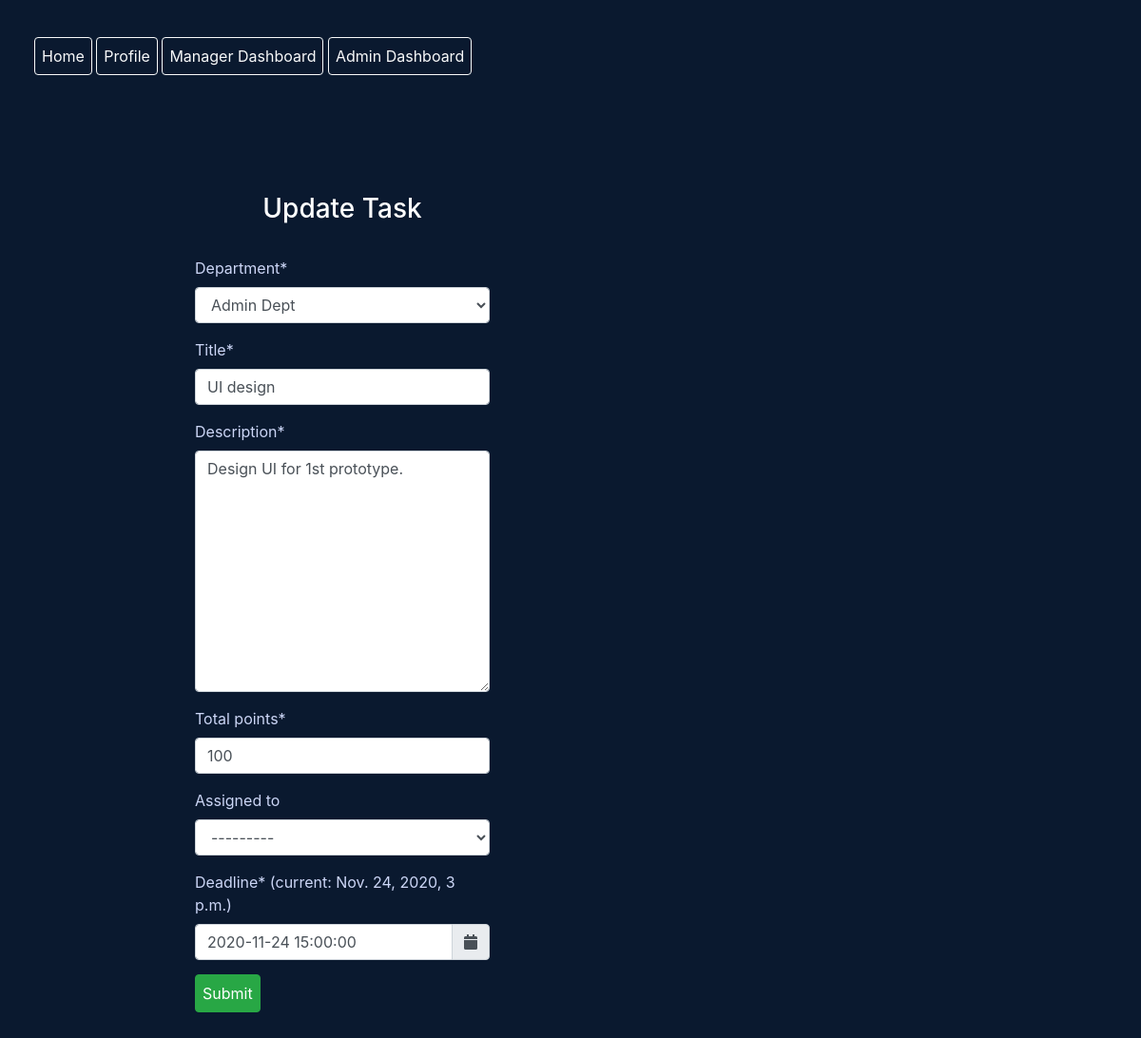
The app's page /create/update-task/4 (signed in), older data.
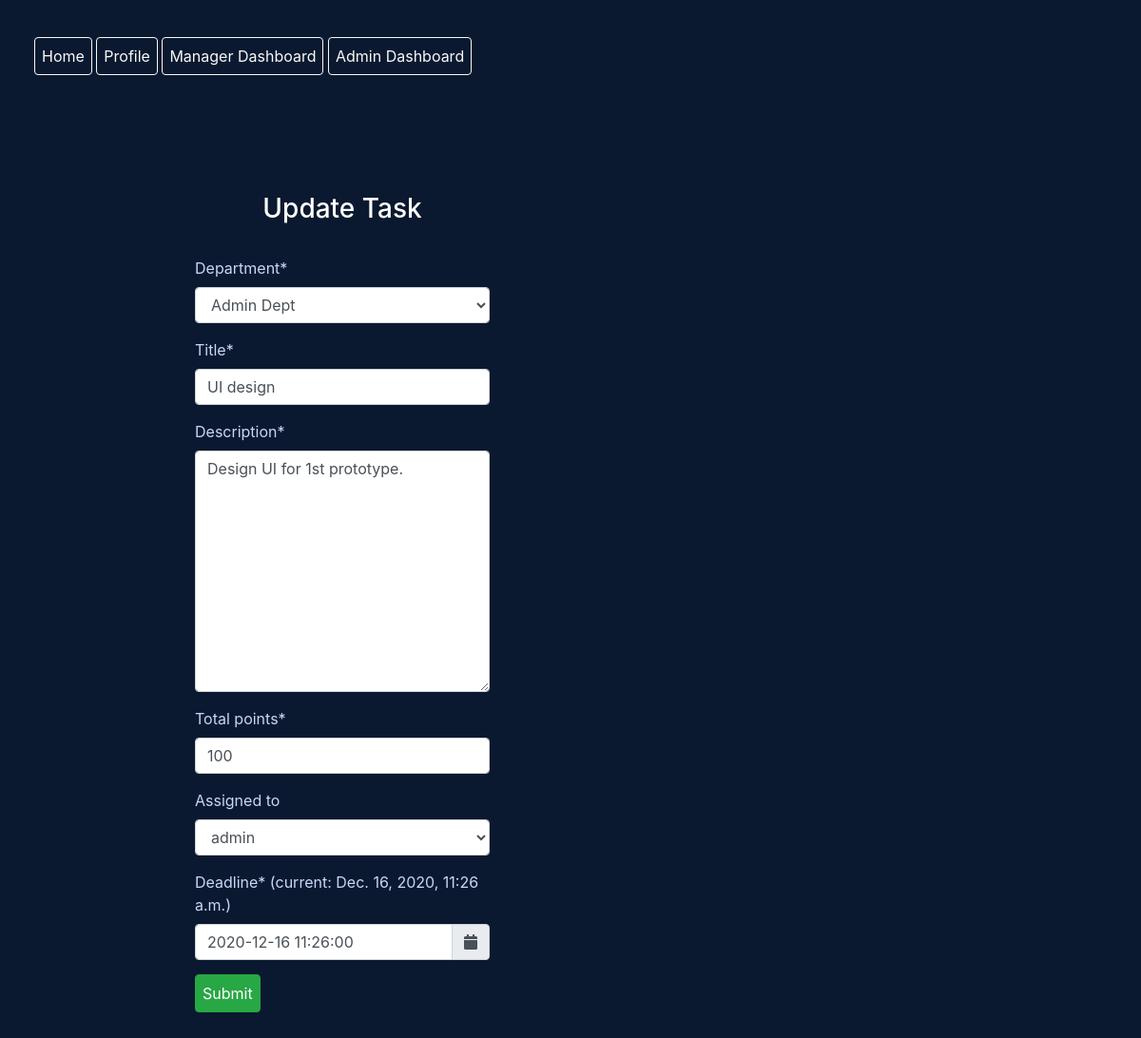
The same page, newer data.
### createMode/models.py (models this page shows, shortened)
class Task(models.Model):
	title = models.CharField(max_length=240)
	description = models.TextField()
	total_points = models.PositiveIntegerField(validators=[MinValueValidator(10), MaxValueValidator(100)])
	department = models.ForeignKey(Department, on_delete=models.CASCADE)
	deadline = models.DateTimeField()
	assigned_to = models.ForeignKey(User, on_delete=models.SET_NULL, blank=True, null=True, related_name='assigned_to_user')
	created_by = models.ForeignKey(User, on_delete=models.SET_NULL, blank=True, null=True, related_name='created_by_user')
	created_at = models.DateTimeField(auto_now_add=True)
	submitted = models.BooleanField(default=False)
	reviewed = models.BooleanField(default=False)
	review_id = models.PositiveIntegerField(blank=True, null=True)
	is_accepted = models.BooleanField(default=False)
	is_rejected = models.BooleanField(default=False)
	reject_feedback_id = models.PositiveIntegerField(blank=True, null=True)

### createMode/views.py (the view, shortened to what this page needs)
# urls.py: path('update-task/<int:pk>', TaskUpdateView.as_view(), name='update-task'),
class TaskUpdateView(LoginRequiredMixin, ManagerRequiredMixin, UpdateView):
    model = Task
    form_class = TaskForm
    template_name = 'createMode/update_task.html'
    def get_form_kwargs(self):
        kwargs = super(TaskUpdateView, self).get_form_kwargs()
        kwargs.update({'user': self.request.user})
        return kwargs

### createMode/forms.py
class TaskForm(forms.ModelForm):
	deadline = forms.DateTimeField(
        input_formats=['%d/%m/%Y %H:%M'],
        widget=forms.DateTimeInput(attrs={
            'class': 'form-control datetimepicker-input',
            'data-target': '#datetimepicker1'
        })
       )
	class Meta:
		model = Task
		fields = ('department', 'title', 'description', 'total_points', 'assigned_to', 'deadline')
	def __init__(self, *args, **kwargs):
		department = EmployeeJobInfo.objects.filter(user=kwargs.pop('user'))[0].department
		super(TaskForm, self).__init__(*args, **kwargs)
		self.fields['department'].queryset = Department.objects.filter(pk = department.pk)
		self.fields['assigned_to'].queryset = User.objects.select_related('employeejobinfo').filter(employeejobinfo__department=department)

### core/models.py (called while the page is built)
	def __str__(self):
		return self.name

### createMode/views.py (called while the page is built)
    def dispatch(self, request, *args, **kwargs):
        usr = request.user
        usr_job_info = EmployeeJobInfo.objects.get(user=usr)
        if usr.is_authenticated and usr_job_info.isManager:
            pass
        else:
            return redirect('core:index')
        return super().dispatch(request, *args, **kwargs)

### createMode/templates/createMode/update_task.html (shortened to what this page needs)
{% extends 'core/base.html' %}
{% load crispy_forms_tags %}
{% load static %}
{% block head %}
    <link rel="stylesheet" href="https://cdnjs.cloudflare.com/ajax/libs/tempusdominus-bootstrap-4/5.1.2/css/tempusdominus-bootstrap-4.min.css" />
{% endblock %}
{% block content %}
	<div class="infoupdateform container">
		<h3>Update Task</h3>
			<form method="POST" class="form-group">
		  		{% for field in form %}
		  			{% if field.name != "deadline" %}
		  				{{ field|as_crispy_field }}
		  			{% endif %}
		  		{% endfor %}
			  	<label for="datetimepicker1" class="">
	                Deadline* (current: {{ form.deadline.value }})
	            </label>
				<div class="input-group date" id="datetimepicker1" data-target-input="nearest">
			  		{{ form.deadline }}
			 		 <div class="input-group-append" data-target="#datetimepicker1" data-toggle="datetimepicker">
			    		<div class="input-group-text"><i class="fa fa-calendar"></i></div>
			 			 </div>
					</div>
					<button type="submit" class="btn btn-success">Submit</button>
	</div>
{%  endblock %}

Row changes from the older to the newer data that the page shows:
changed Task "Admin Dept": assigned_to "---------" → "admin"; deadline "2020-11-24 15:00:00" → "2020-12-16 11:26:00"
Text that changed along with them:
text no longer shown: "Nov. 24, 2020, 3 p.m."
text now shown: "Dec. 16, 2020, 11:26 a.m."
